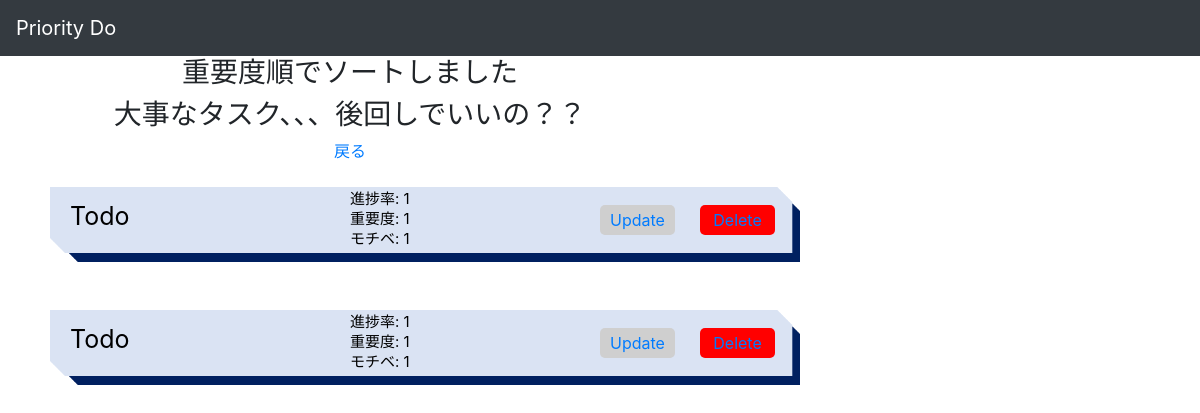
/sort_importance, run on an earlier commit of the app's database.
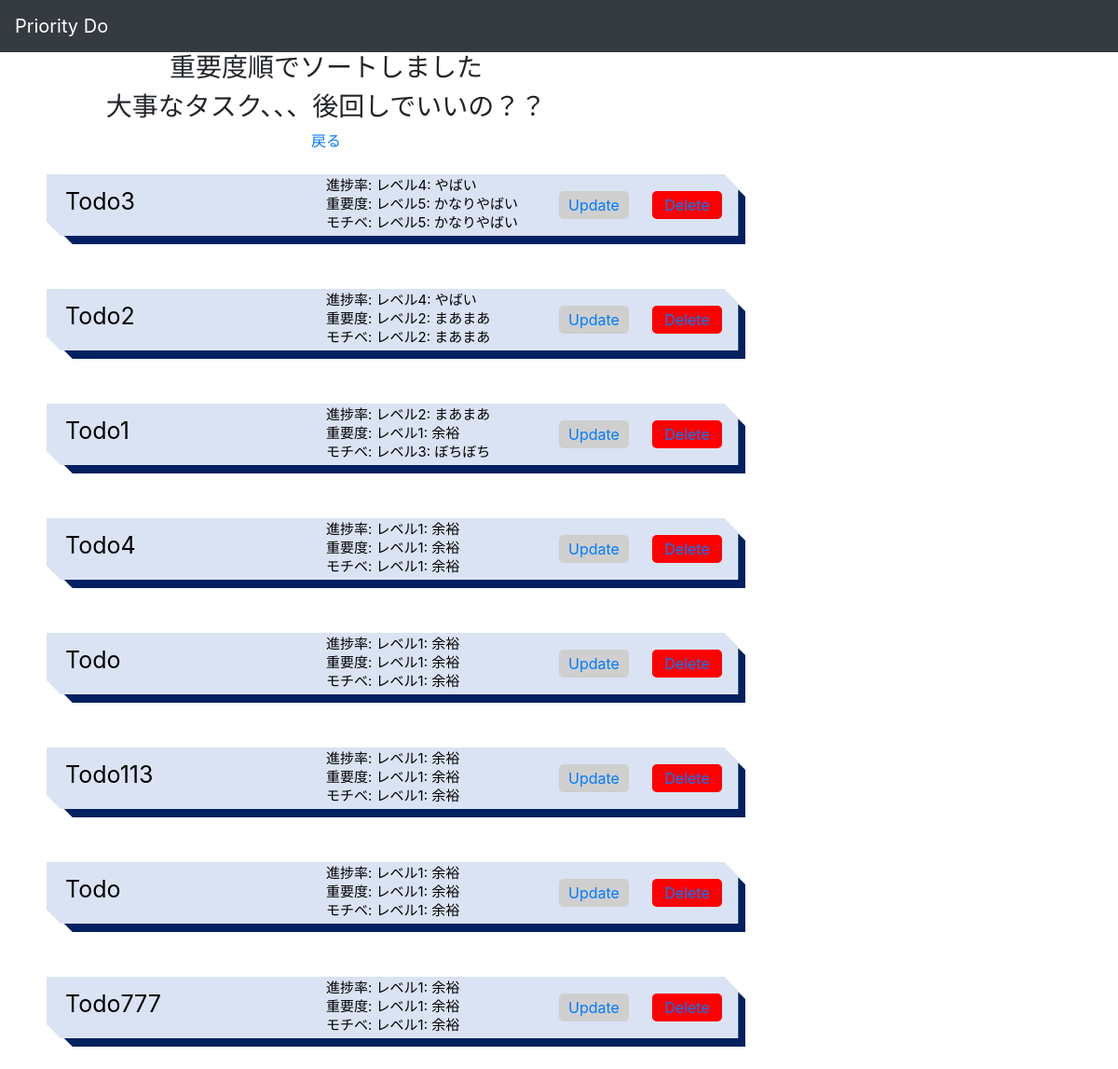
And on a later commit of the database.
### todo/models.py (models this page shows)
class Todo(models.Model):
    class Meta(object):
        db_table = 'todo'
    priorityList = [
        ("レベル1---余裕", "余裕"),
        ("レベル2---まあまあ", "まあまあ"),
        ("レベル3---ぼちぼち", "ぼちぼち"),
        ("レベル4---やばい", "やばい"),
        ("レベル5---かなりやばい", "かなりやばい")
    ]
    title = models.CharField(verbose_name='todo text', max_length=200, default='Todo')
    completed = models.BooleanField(verbose_name='completed', default=False)
    progress = models.CharField(verbose_name='progress',choices=priorityList, default=1, max_length=20)
    importance = models.CharField(verbose_name='importance',choices=priorityList, default=1, max_length=20)
    motivation = models.CharField(verbose_name='motivation',choices=priorityList, default=1, max_length=20)
    def __str__(self):
        return self.title

### todo/views.py (the view)
# urls.py: path('sort_importance', views.sort_importance, name="sort_importance"),
def sort_importance(request):
    todo = Todo.objects.order_by('-importance').all()
    context = {'todo':todo}
    return render(request, 'todo/sort_importance.html', context)

### templates/todo/sort_importance.html (shortened to what this page needs)
{% extends "base.html" %}
{% load static %}
{% block content %}
<div style="text-align:center;">
    <head>
        <link rel="stylesheet" href="//../../static/css/bootstrap/css/bootstrap.min.css">
    </head>
    <h3>重要度順でソートしました</h3>
    <h3>大事なタスク、、、後回しでいいの？？</h3>
    <a href=" {% url 'list' %}">戻る</a>
    {% for i in todo %}
    <div class='a1'>
        <br>
        <img src="/../../static/images/list.png" width="750" height="75"></image>
        {% if i.completed == True %}
        <strike>
            <p class="title">{{i}}</p>
            <p class="progress2">進捗率: {{i.progress}}</p>
            <p class="importance">重要度: {{i.importance}}</p>
            <p class="motivation">モチベ: {{i.motivation}}</p>
        </strike>
        {% else %}
        <span>
            <p class="title">{{i}}</p>
            <p class="progress2">進捗率: {{i.progress}}</p>
            <p class="importance">重要度: {{i.importance}}</p>
            <p class="motivation">モチベ: {{i.motivation}}</p>
        </span>
        {% endif %}
        <p class="update"><a href="{% url 'update_todo' i.id %}">Update</a></p>
        <p class="delete"><a href="{% url 'delete' i.id %}">Delete</a></p>
        <br>
    </div>
    {% endfor %}
    {% endblock content %}

What changed in the data, as far as the page shows it:
removed Todo: title "Todo", progress "1", importance "1", motivation "1"
removed Todo: title "Todo", progress "1", importance "1", motivation "1"
added Todo: title "Todo3", progress "レベル4: やばい", importance "レベル5: かなりやばい", motivation "レベル5: かなりやばい"
added Todo: title "Todo2", progress "レベル4: やばい", importance "レベル2: まあまあ", motivation "レベル2: まあまあ"
added Todo: title "Todo1", progress "レベル2: まあまあ", importance "レベル1: 余裕", motivation "レベル3: ぼちぼち"
added Todo: title "Todo4", progress "レベル1: 余裕", importance "レベル1: 余裕", motivation "レベル1: 余裕"
added Todo: title "Todo", progress "レベル1: 余裕", importance "レベル1: 余裕", motivation "レベル1: 余裕"
added Todo: title "Todo113", progress "レベル1: 余裕", importance "レベル1: 余裕", motivation "レベル1: 余裕"
added Todo: title "Todo", progress "レベル1: 余裕", importance "レベル1: 余裕", motivation "レベル1: 余裕"
added Todo: title "Todo777", progress "レベル1: 余裕", importance "レベル1: 余裕", motivation "レベル1: 余裕"
